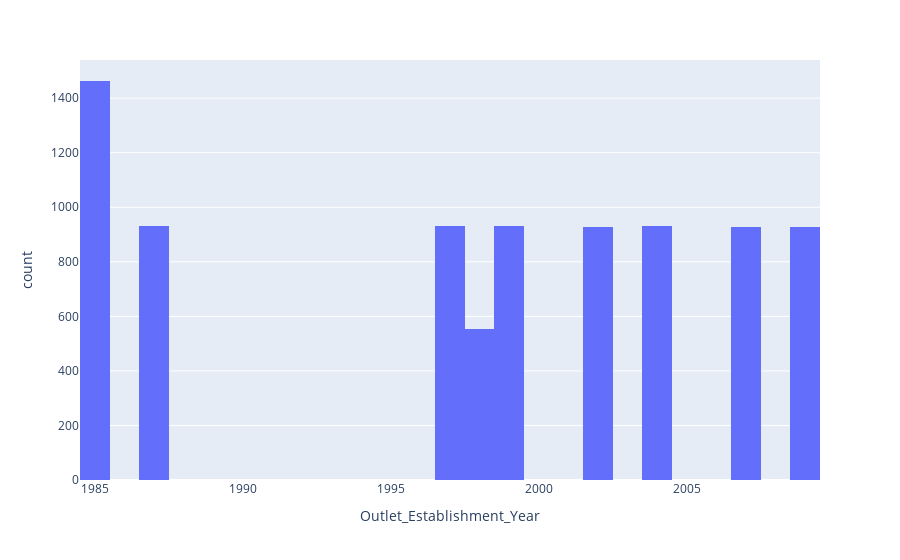

The cell this chart's notebook holds for it:
### Code cell
# same plot using plotly
import plotly.express as px
fig = px.histogram(df, x='Outlet_Establishment_Year')
fig.show()

### Figure 1 — Plotly figure (JSON) as saved in the notebook; plotly's stock layout.template omitted (floating-point values rounded to 4 significant figures; data arrays with more than 128 entries replaced by an {"elided": "..."} marker saying what was removed)
{"data": [{"bingroup": "x", "hovertemplate": "Outlet_Establishment_Year=%{x}<br>count=%{y}<extra></extra>", "legendgroup": "", "marker": {"color": "#636efa", "pattern": {"shape": ""}}, "name": "", "orientation": "v", "showlegend": false, "type": "histogram", "x": {"elided": "8523 int values"}, "xaxis": "x", "yaxis": "y"}], "layout": {"barmode": "relative", "legend": {"tracegroupgap": 0}, "margin": {"t": 60}, "xaxis": {"anchor": "y", "domain": [0, 1], "title": {"text": "Outlet_Establishment_Year"}}, "yaxis": {"anchor": "x", "domain": [0, 1], "title": {"text": "count"}}}}
